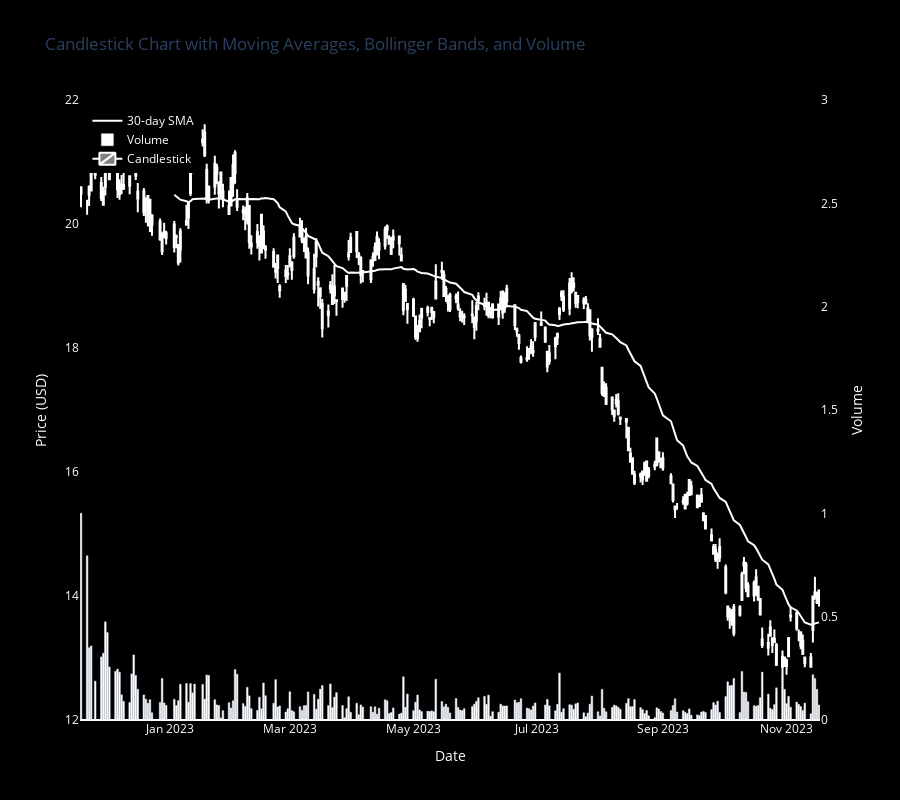

Notebook code for this chart:
### Code cell
build_black_white_ohlc(icln, 12, 22)

### Figure 1 — Plotly figure (JSON) as saved in the notebook; plotly's stock layout.template omitted (floating-point values rounded to 4 significant figures; data arrays with more than 128 entries replaced by an {"elided": "..."} marker saying what was removed)
{"data": [{"line": {"color": "white"}, "mode": "lines", "name": "30-day SMA", "type": "scatter", "x": {"elided": "251 str values"}, "y": {"elided": "251 float values"}}, {"marker": {"color": "white"}, "name": "Volume", "type": "bar", "x": {"elided": "251 str values"}, "y": {"elided": "251 float values"}, "yaxis": "y2"}, {"close": {"elided": "251 float values"}, "decreasing": {"line": {"color": "white"}}, "high": {"elided": "251 float values"}, "increasing": {"line": {"color": "white"}}, "low": {"elided": "251 float values"}, "name": "Candlestick", "open": {"elided": "251 float values"}, "type": "candlestick", "x": {"elided": "251 str values"}}], "layout": {"height": 800, "legend": {"font": {"color": "white"}, "x": 0.01, "xanchor": "left", "y": 0.99, "yanchor": "top"}, "paper_bgcolor": "black", "plot_bgcolor": "black", "title": {"text": "Candlestick Chart with Moving Averages, Bollinger Bands, and Volume"}, "xaxis": {"rangeslider": {"visible": false}, "tickfont": {"color": "white"}, "title": {"font": {"color": "white"}, "text": "Date"}}, "yaxis": {"range": [12, 22], "showgrid": false, "tickfont": {"color": "white"}, "title": {"font": {"color": "white"}, "text": "Price (USD)"}}, "yaxis2": {"overlaying": "y", "range": [0, 3], "showgrid": false, "side": "right", "tickfont": {"color": "white"}, "title": {"font": {"color": "white"}, "text": "Volume"}}}}
